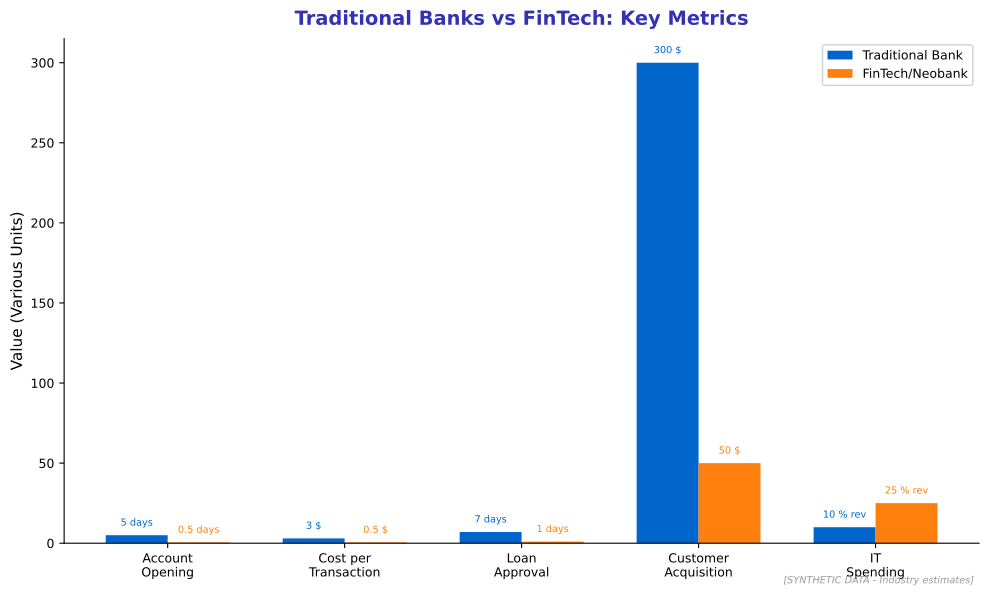

This figure's Python source:
"""
FinTech vs Traditional Banking Comparison
Shows key metrics comparison

Output: fintech_traditional_comparison.pdf
Module: module_04_traditional
Lesson: 38 - Core Banking
"""

from pathlib import Path
import matplotlib.pyplot as plt
import numpy as np

plt.rcParams.update({
    'font.size': 10,
    'axes.labelsize': 10,
    'axes.titlesize': 11,
    'xtick.labelsize': 9,
    'ytick.labelsize': 9,
    'legend.fontsize': 9,
    'figure.figsize': (10, 6),
    'figure.dpi': 150
})

MLPURPLE = '#3333B2'
MLBLUE = '#0066CC'
MLORANGE = '#FF7F0E'

def create_chart():
    fig, ax = plt.subplots(figsize=(10, 6))

    metrics = ['Account\nOpening', 'Cost per\nTransaction', 'Loan\nApproval', 'Customer\nAcquisition', 'IT\nSpending']

    # Values (normalized where lower is better, except IT spending)
    traditional = [5, 3, 7, 300, 10]  # Days, $, Days, $, % of revenue
    fintech = [0.5, 0.5, 1, 50, 25]

    x = np.arange(len(metrics))
    width = 0.35

    bars1 = ax.bar(x - width/2, traditional, width, label='Traditional Bank', color=MLBLUE)
    bars2 = ax.bar(x + width/2, fintech, width, label='FinTech/Neobank', color=MLORANGE)

    ax.set_ylabel('Value (Various Units)', fontsize=11)
    ax.set_title('Traditional Banks vs FinTech: Key Metrics', fontsize=14,
                 fontweight='bold', color=MLPURPLE, pad=10)

    ax.set_xticks(x)
    ax.set_xticklabels(metrics)
    ax.legend(loc='upper right', framealpha=0.9)

    # Add unit labels
    units = ['days', '$', 'days', '$', '% rev']
    for i, (t, f, u) in enumerate(zip(traditional, fintech, units)):
        ax.text(i - width/2, t + max(traditional)*0.02, f'{t} {u}', ha='center', fontsize=7, color=MLBLUE)
        ax.text(i + width/2, f + max(traditional)*0.02, f'{f} {u}', ha='center', fontsize=7, color=MLORANGE)

    ax.spines['top'].set_visible(False)
    ax.spines['right'].set_visible(False)

    fig.text(0.98, 0.02, '[SYNTHETIC DATA - Industry estimates]',
             fontsize=7, color='#999999', ha='right', style='italic')

    plt.tight_layout()

    output_path = Path(__file__).parent / 'fintech_traditional_comparison.pdf'
    plt.savefig(output_path, format='pdf', dpi=300, bbox_inches='tight')
    plt.close()
    print(f"Chart saved to: {output_path}")
    return output_path

if __name__ == '__main__':
    create_chart()
